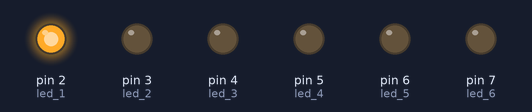
The sketch below on a simulated Arduino Uno, built with avr-gcc and run on an emulated ATmega328P. Shown: output pins drawn as LEDs (lit = HIGH).

Above: at 0.5 s.
At 1.5 s:
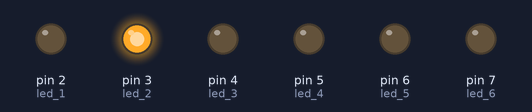
At 2.5 s:
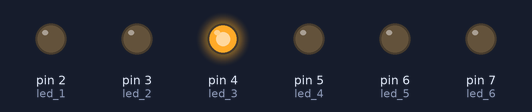
At 3.5 s:
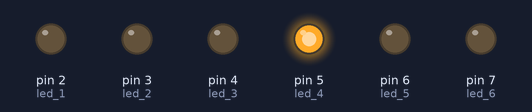
At 4.5 s:
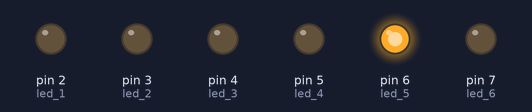
At 5.5 s:
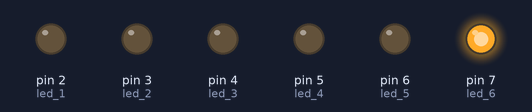
Timing chart, 0 to 7.8 s (numbered marks = the images above):
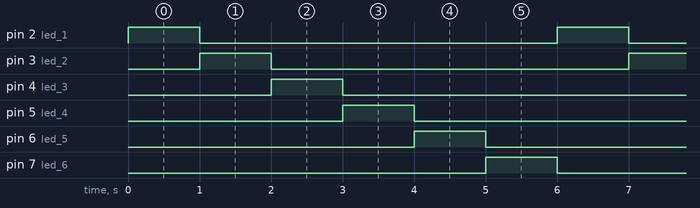

The sketch:

5-Arduino_6led_2.ino
```cpp
int led_1 = 2;
int led_2 = 3;
int led_3 = 4;
int led_4 = 5;
int led_5 = 6;
int led_6 = 7;


void setup() {

  pinMode(led_1, OUTPUT);
  pinMode(led_2, OUTPUT);
  pinMode(led_3, OUTPUT);
  pinMode(led_4, OUTPUT);
  pinMode(led_5, OUTPUT);
  pinMode(led_6, OUTPUT);


}

void loop() {

  digitalWrite(led_1, HIGH);
  delay(1000);
  digitalWrite(led_1, LOW);

  /*--------------------------------------------------*/
  digitalWrite(led_2, HIGH);
  delay(1000);
  digitalWrite(led_2, LOW);

  /*--------------------------------------------------*/
  digitalWrite(led_3, HIGH);
  delay(1000);
  digitalWrite(led_3, LOW);

  /*--------------------------------------------------*/
  digitalWrite(led_4, HIGH);
  delay(1000);
  digitalWrite(led_4, LOW);

  /*--------------------------------------------------*/
  digitalWrite(led_5, HIGH);
  delay(1000);
  digitalWrite(led_5, LOW);

  /*--------------------------------------------------*/
  digitalWrite(led_6, HIGH);
  delay(1000);
  digitalWrite(led_6, LOW);

  /*--------------------------------------------------*/

}
```

Measured:
- by itself, pin 2 (led_1), pin 3 (led_2), pin 4 (led_3), pin 5 (led_4), pin 6 (led_5), pin 7 (led_6): alternates HIGH for 1.0 s and LOW for 5.0 s
- by itself, everything shown: repeats every 6.0 s, in 7 steps
